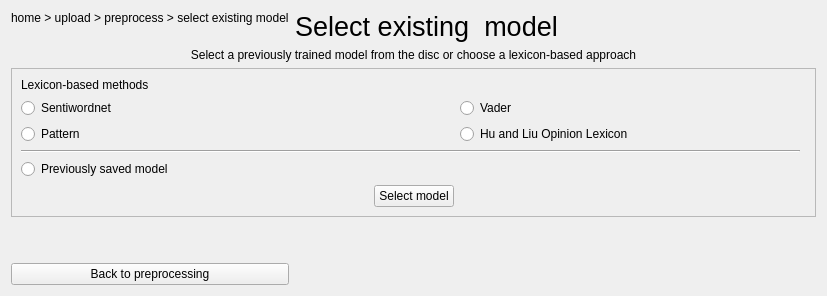
      <widget class="QWidget" name="savedmodel">
       <layout class="QGridLayout" name="gridLayout_3">
        <item row="1" column="0" colspan="3">
         <widget class="QLabel" name="label_30">
          <property name="sizePolicy">
           <sizepolicy hsizetype="Preferred" vsizetype="Maximum">
            <horstretch>0</horstretch>
            <verstretch>0</verstretch>
           </sizepolicy>
          </property>
          <property name="text">
           <string>Select a previously trained model from the disc or choose a lexicon-based approach</string>
          </property>
          <property name="alignment">
           <set>Qt::AlignCenter</set>
          </property>
         </widget>
        </item>
        <item row="2" column="0" colspan="3">
         <widget class="QFrame" name="frame">
          <property name="frameShape">
           <enum>QFrame::StyledPanel</enum>
          </property>
          <property name="frameShadow">
           <enum>QFrame::Raised</enum>
          </property>
          <layout class="QGridLayout" name="gridLayout_18">
           <item row="3" column="0" colspan="4">
            <widget class="Line" name="line_2">
             <property name="orientation">
              <enum>Qt::Horizontal</enum>
             </property>
            </widget>
           </item>
           <item row="9" column="3">
            <spacer name="horizontalSpacer_12">
             <property name="orientation">
              <enum>Qt::Horizontal</enum>
             </property>
             <property name="sizeHint" stdset="0">
              <size>
               <width>40</width>
               <height>20</height>
              </size>
             </property>
            </spacer>
           </item>
           <item row="1" column="3">
            <widget class="QRadioButton" name="vaderRBtn">
             <property name="enabled">
              <bool>true</bool>
             </property>
             <property name="text">
              <string>Vader</string>
             </property>
            </widget>
           </item>
           <item row="2" column="3" colspan="2">
            <widget class="QRadioButton" name="huLiuRBtn">
             <property name="text">
              <string>Hu and Liu Opinion Lexicon</string>
             </property>
            </widget>
           </item>
           <item row="9" column="2">
            <widget class="QPushButton" name="selectModelBtn">
             <property name="text">
              <string>Select model</string>
             </property>
            </widget>
           </item>
           <item row="9" column="0">
            <spacer name="horizontalSpacer_11">
             <property name="orientation">
              <enum>Qt::Horizontal</enum>
             </property>
             <property name="sizeHint" stdset="0">
              <size>
               <width>40</width>
               <height>20</height>
              </size>
             </property>
            </spacer>
           </item>
           <item row="4" column="0" colspan="3">
            <widget class="QRadioButton" name="savedRBtn">
             <property name="text">
              <string>Previously saved model</string>
             </property>
            </widget>
           </item>
           <item row="2" column="0" colspan="3">
            <widget class="QRadioButton" name="patternRBtn">
             <property name="text">
              <string>Pattern</string>
             </property>
            </widget>
           </item>
           <item row="1" column="0" colspan="3">
            <widget class="QRadioButton" name="sentiRBtn">
             <property name="text">
              <string>Sentiwordnet</string>
             </property>
            </widget>
           </item>
           <item row="0" column="0" colspan="3">
            <widget class="QLabel" name="label_31">
             <property name="text">
              <string>Lexicon-based methods</string>
             </property>
            </widget>
           </item>
          </layout>
         </widget>
        </item>
        <item row="0" column="0">
         <widget class="QLabel" name="label_85">
          <property name="text">
           <string>home &gt; upload &gt; preprocess &gt; select existing model</string>
          </property>
          <property name="alignment">
           <set>Qt::AlignLeading|Qt::AlignLeft|Qt::AlignTop</set>
          </property>
         </widget>
        </item>
        <item row="4" column="0">
         <widget class="QPushButton" name="backtopreprocessing2Button">
          <property name="text">
           <string>Back to preprocessing</string>
          </property>
         </widget>
        </item>
        <item row="0" column="1">
         <widget class="QLabel" name="label_29">
          <property name="sizePolicy">
           <sizepolicy hsizetype="Preferred" vsizetype="Maximum">
            <horstretch>0</horstretch>
            <verstretch>0</verstretch>
           </sizepolicy>
          </property>
          <property name="font">
           <font>
            <pointsize>20</pointsize>
           </font>
          </property>
          <property name="text">
           <string>Select existing  model</string>
          </property>
          <property name="alignment">
           <set>Qt::AlignCenter</set>
          </property>
         </widget>
        </item>
        <item row="3" column="1">
         <spacer name="verticalSpacer_6">
          <property name="orientation">
           <enum>Qt::Vertical</enum>
          </property>
          <property name="sizeHint" stdset="0">
           <size>
            <width>20</width>
            <height>40</height>
           </size>
          </property>
         </spacer>
        </item>
        <item row="0" column="2">
         <spacer name="horizontalSpacer_16">
          <property name="orientation">
           <enum>Qt::Horizontal</enum>
          </property>
          <property name="sizeType">
           <enum>QSizePolicy::Preferred</enum>
          </property>
          <property name="sizeHint" stdset="0">
           <size>
            <width>252</width>
            <height>10</height>
           </size>
          </property>
         </spacer>
        </item>
        <item row="4" column="1">
         <spacer name="horizontalSpacer_15">
          <property name="orientation">
           <enum>Qt::Horizontal</enum>
          </property>
          <property name="sizeHint" stdset="0">
           <size>
            <width>40</width>
            <height>20</height>
           </size>
          </property>
         </spacer>
        </item>
       </layout>
      </widget>
